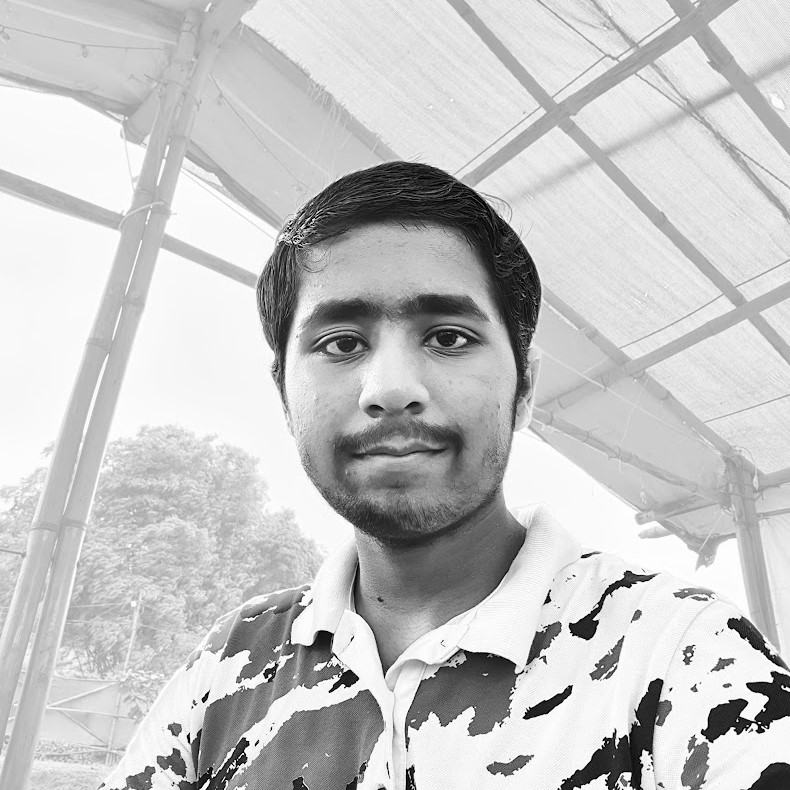
#> input picture Images/image1.jpg, 790 x 790 px, given in place of the camera
$ python faceDetectvid.py
#> lines starting #> are read from the running program, lines starting #| are printed output that depends on the picture; after the words box and inside, x2 and y2 are one past the last pixel; in counts of white or black regions, pixels touching at a corner belong together
import cv2
import numpy as np

# Load Haar Cascade classifier
face_cascade = cv2.CascadeClassifier('haarcascade_frontalface_default.xml')

# Initialize video capture object
cap = cv2.VideoCapture(0)

while True:
    # Read frame from video file
    ret, frame = cap.read()
#> frame is the input picture: shape (790, 790, 3); min 0, max 255, mean 196.9

    # Check if frame was successfully read
    if not ret:
        break

    # Convert frame to grayscale
    gray = cv2.cvtColor(frame, cv2.COLOR_BGR2GRAY)

    # Apply noise reduction and contrast stretching
    gray = cv2.GaussianBlur(gray, (15,15), 0)
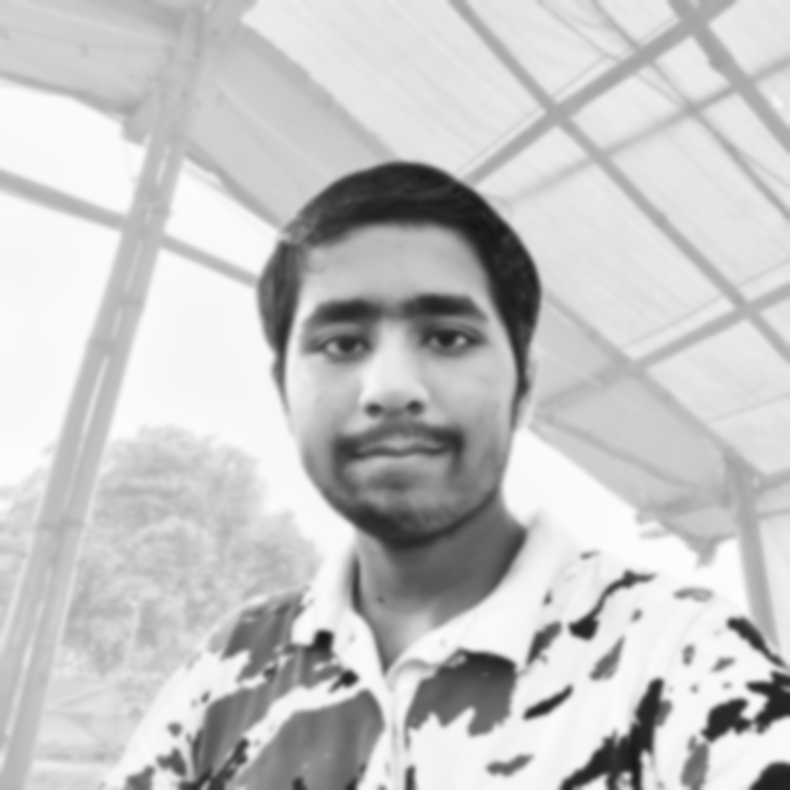
#> gray: shape (790, 790); min 22, max 253, mean 196.9
    clahe = cv2.createCLAHE(clipLimit=15.0, tileGridSize=(20,20))
    gray = clahe.apply(gray)
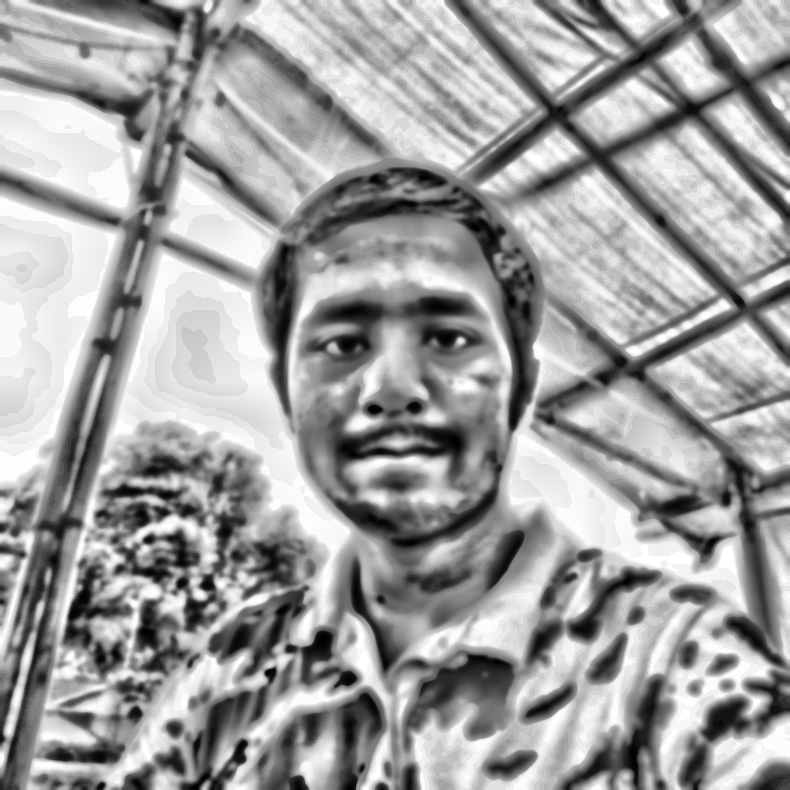
#> gray: shape (790, 790); min 0, max 255, mean 158.9

    # Detect faces in frame
    faces = face_cascade.detectMultiScale(gray, scaleFactor=1.2, minNeighbors=3)
#> faces = [[246, 216, 302, 302]]

    # If faces are detected, draw rectangles around them and display the number of faces detected
    if len(faces) > 0:
        for (x,y,w,h) in faces:
            if (w*h)>12000:
                cv2.rectangle(frame, (x,y), (x+w,y+h), (0,255,0), 3)
#> this loop made 1 pass
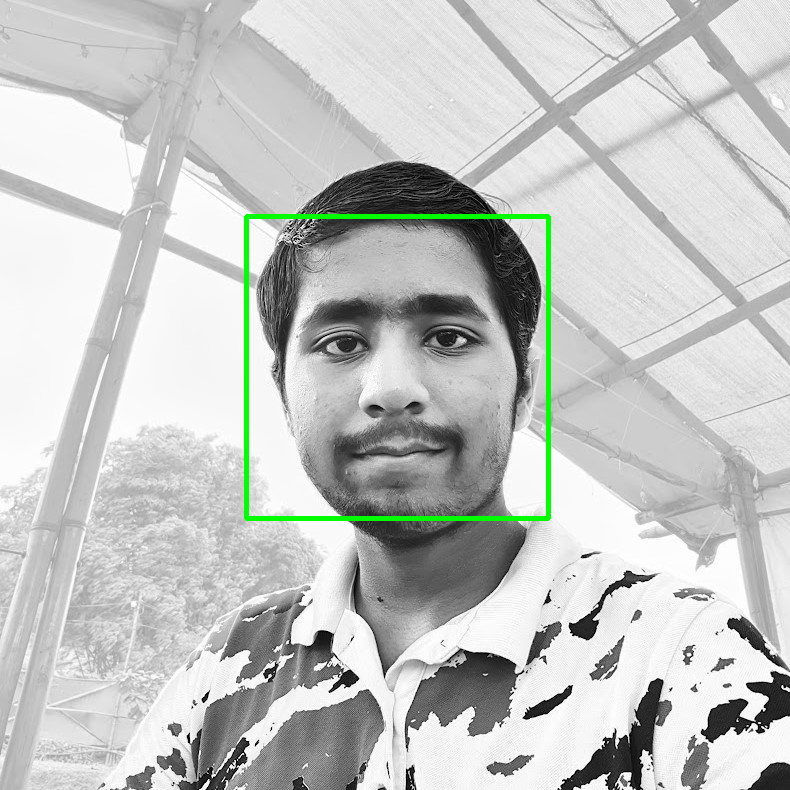
#> frame: shape (790, 790, 3); 0.97% of pixels changed, all inside (x1, y1, x2, y2) = (244, 214, 551, 521)

    # Display frame with face detection results
    cv2.imshow('Frame', frame)

    # Wait for 1 millisecond for the next frame
    if cv2.waitKey(1) == ord('q'):
#> (key q is pressed here)
        break

# Release video capture object and close all windows
cap.release()
cv2.destroyAllWindows()

$ run again, on Images/image10.jpg
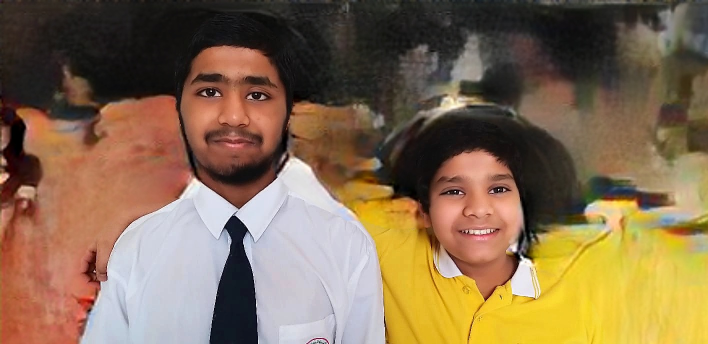
#> input picture Images/image10.jpg, 1416 x 688 px, given in place of the camera (shown at 1/2 size)
#> frame is the input picture: shape (688, 1416, 3); mean B, G, R 80.6, 108.8, 133
#> `gray = clahe.apply(gray)`:
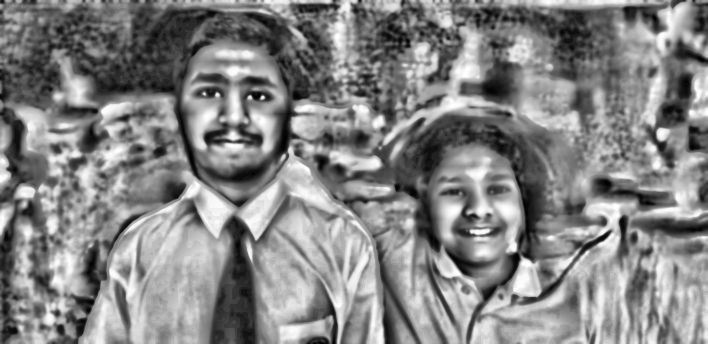
#> gray: shape (688, 1416) (shown at 1/2 size); min 0, max 255, mean 131.8
#> faces = [[1025, 67, 48, 48], [653, 81, 50, 50], [838, 291, 234, 234], [324, 72, 286, 286]]
#> the loop `for (x,y,w,h) in faces:` made 4 passes
#> after the loop `for (x,y,w,h) in faces:`:
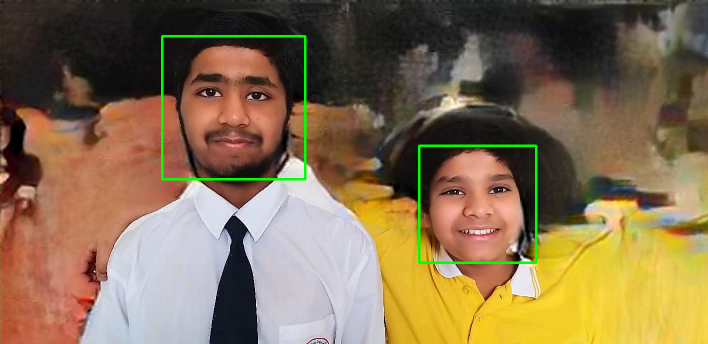
#> frame: shape (688, 1416, 3) (shown at 1/2 size); 1.07% of pixels changed, all inside (x1, y1, x2, y2) = (322, 70, 1075, 528)

$ run again, on Images/image11.jpg
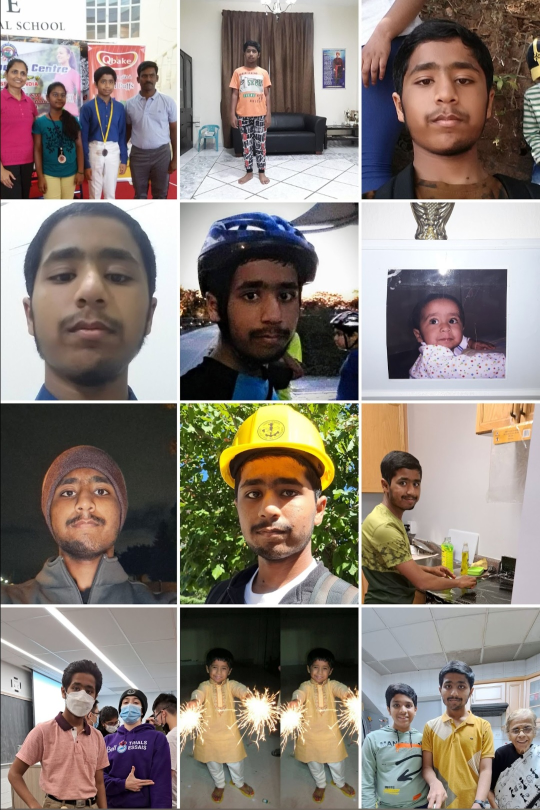
#> input picture Images/image11.jpg, 1080 x 1620 px, given in place of the camera (shown at 1/2 size)
#> frame is the input picture: shape (1620, 1080, 3); mean B, G, R 118.9, 126.7, 136.8
#> `gray = clahe.apply(gray)`:
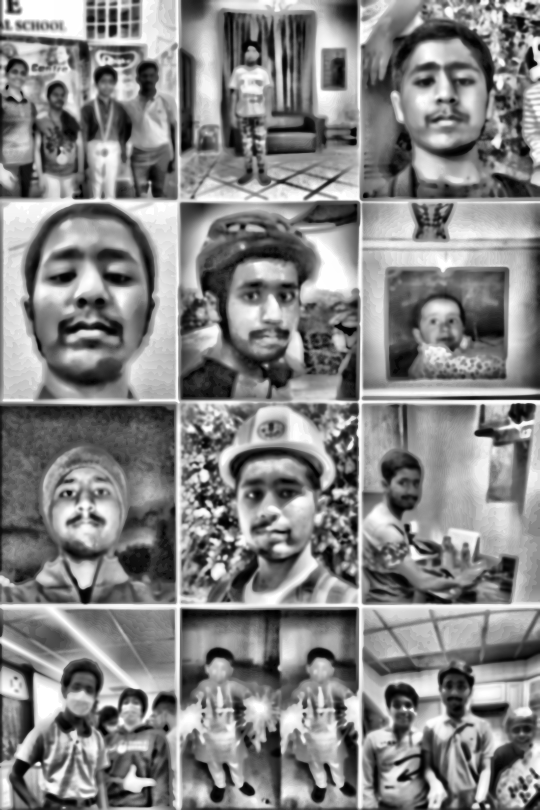
#> gray: shape (1620, 1080) (shown at 1/2 size); min 0, max 255, mean 133.1
#> faces = 13 rows, first 6: [277, 139, 36, 36], [95, 173, 44, 44], [12, 127, 48, 48], [189, 145, 53, 53], [235, 1386, 55, 55], [772, 1384, 70, 70]
#> the loop `for (x,y,w,h) in faces:` made 13 passes
#> after the loop `for (x,y,w,h) in faces:`:
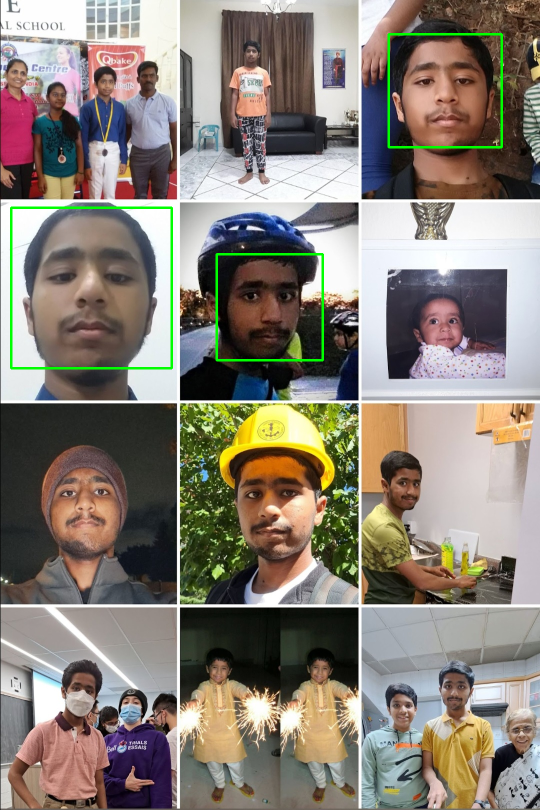
#> frame: shape (1620, 1080, 3) (shown at 1/2 size); 0.87% of pixels changed, all inside (x1, y1, x2, y2) = (20, 66, 1006, 739)
